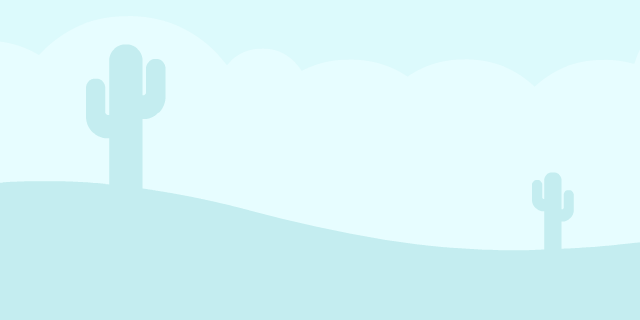

This game map was drawn from its Tiled (.tmx) file and the tilesets committed beside it. A one-line description and the trimmed map source follow:
An orthogonal 20x10 tile map with 32x32 px tiles, 1 tile layer (Tile Layer 1).

<map version="1.0" orientation="orthogonal" renderorder="right-down" width="20" height="10" tilewidth="32" tileheight="32" nextobjectid="1">
 <tileset firstgid="1" name="background" tilewidth="32" tileheight="32">
  <image source="levels_media/blue_desert.png" width="1024" height="1024" />
 </tileset>
 <layer name="Tile Layer 1" width="20" height="10">
  <data>[200 cells, 200 non-empty, 200 distinct tile ids]</data>
 </layer>
</map>
